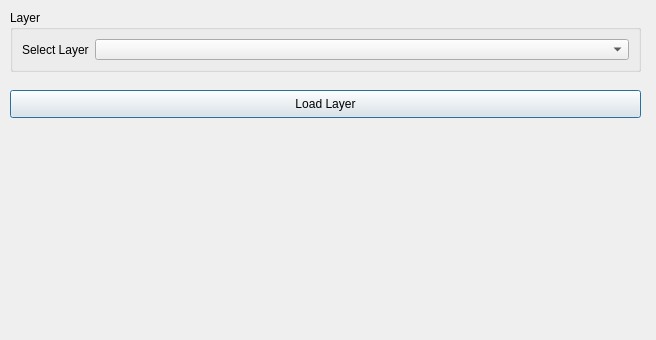
<?xml version="1.0" encoding="UTF-8"?>
<ui version="4.0">
 <class>Dialog</class>
 <widget class="QDialog" name="Dialog">
  <property name="geometry">
   <rect>
    <x>0</x>
    <y>0</y>
    <width>656</width>
    <height>340</height>
   </rect>
  </property>
  <property name="windowTitle">
   <string>Dialog</string>
  </property>
  <widget class="QGroupBox" name="groupBox">
   <property name="geometry">
    <rect>
     <x>10</x>
     <y>10</y>
     <width>631</width>
     <height>62</height>
    </rect>
   </property>
   <property name="sizePolicy">
    <sizepolicy hsizetype="Expanding" vsizetype="Fixed">
     <horstretch>0</horstretch>
     <verstretch>0</verstretch>
    </sizepolicy>
   </property>
   <property name="title">
    <string>Layer</string>
   </property>
   <layout class="QGridLayout" name="gridLayout_3">
    <item row="0" column="0">
     <widget class="QLabel" name="label">
      <property name="text">
       <string>Select Layer</string>
      </property>
     </widget>
    </item>
    <item row="0" column="1">
     <widget class="QComboBox" name="cmbConnectionsSearch">
      <property name="sizePolicy">
       <sizepolicy hsizetype="Expanding" vsizetype="Fixed">
        <horstretch>0</horstretch>
        <verstretch>0</verstretch>
       </sizepolicy>
      </property>
     </widget>
    </item>
   </layout>
  </widget>
  <widget class="QPushButton" name="pushButton">
   <property name="geometry">
    <rect>
     <x>10</x>
     <y>90</y>
     <width>631</width>
     <height>28</height>
    </rect>
   </property>
   <property name="text">
    <string>Load Layer</string>
   </property>
  </widget>
 </widget>
 <resources/>
 <connections/>
</ui>
